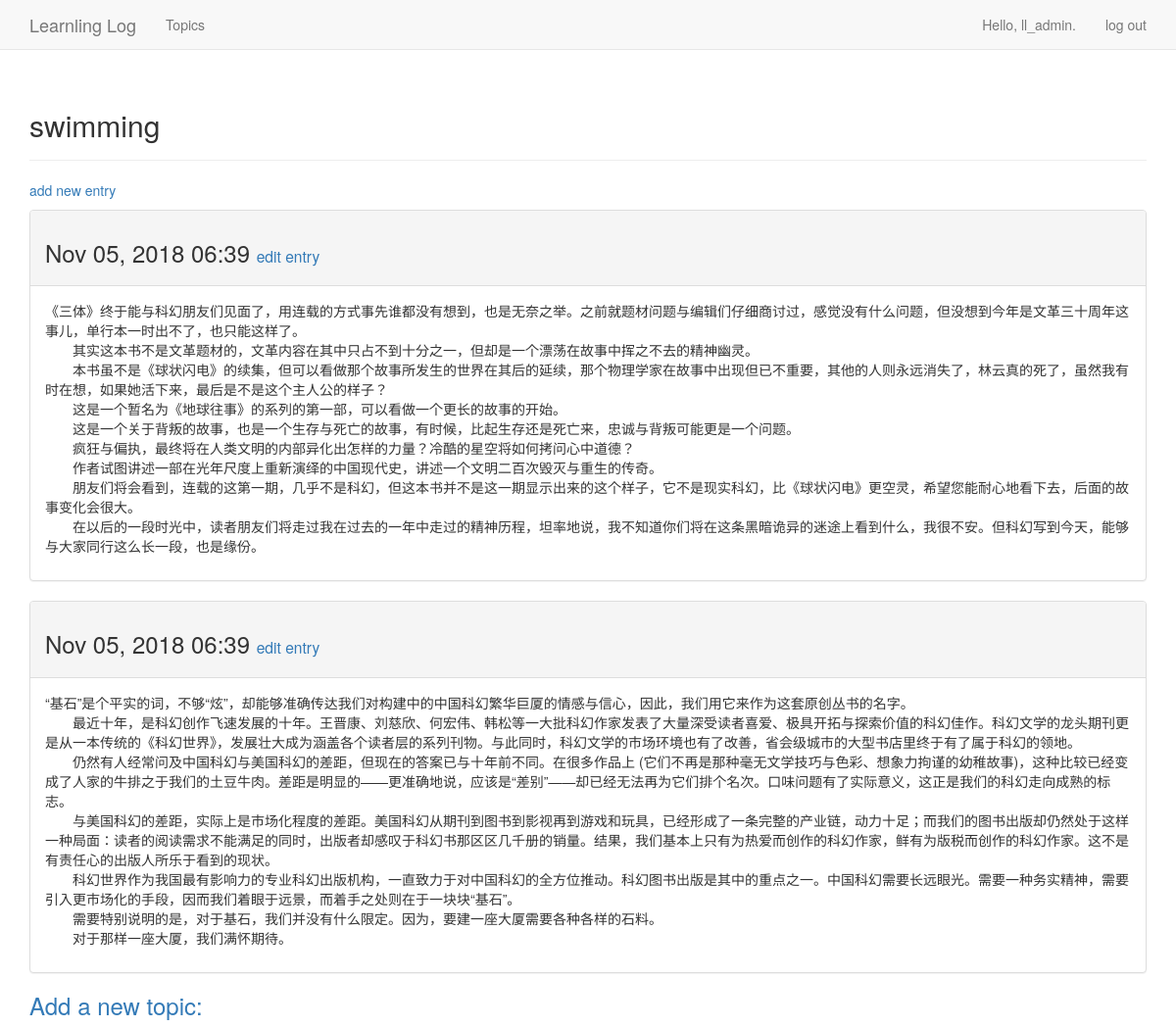
Screenshot of /topics/5/ (signed in) with the database file from the repository.
### learning_logs/models.py (models this page shows, shortened)
class Topic(models.Model):
    text = models.CharField(max_length=200)
    date_added = models.DateTimeField(auto_now_add = True)
    owner = models.ForeignKey(User,on_delete=models.CASCADE,)
    def  __str__(self):
        return self.text

class Entry(models.Model):
    topic = models.ForeignKey(Topic,on_delete=models.CASCADE,)
    text = models.TextField()
    date_added = models.DateTimeField(auto_now_add=True)
    class Meta:
        verbose_name_plural = 'entries'

### learning_logs/views.py (the view)
# urls.py: url(r'^topics/(?P<topic_id>\d+)/$',views.topic,name = 'topic'),
@login_required
def topic(request,topic_id):
    topic = Topic.objects.get(id=topic_id)
    if topic.owner != request.user:
        raise Http404
    entries = topic.entry_set.order_by('-date_added')
    context = {'topic':topic,'entries':entries}
    return render(request,'learning_logs/topic.html',context)

### learning_logs/templates/learning_logs/topic.html
{% extends 'learning_logs/base.html' %}
{% block header %}
<h2>{{ topic }}</h2>
{% endblock header %}
{% block content %}
<p>
    <a href="{% url 'learning_logs:new_entry' topic.id %}">add new entry</a>
</p>
{% for entry in entries %}
<div class="panel panel-default">
    <div class="panel-heading">
        <h3>
            {{ entry.date_added|date:'M d, Y H:i' }}
            <small>
                <a href="{% url 'learning_logs:edit_entry' entry.id %}">
                    edit entry</a>
            </small>
        </h3>
    </div>
    <div class="panel-body">
        {{ entry.text|linebreaks }}
    </div>
</div>
{% empty %}
Theare are no entries ofr this topic yet.
{% endfor %}
<h3>
    <a href="{% url 'learning_logs:new_topic' %}">Add a new topic:</a>
</h3>
{% endblock content %}

### learning_logs/templates/learning_logs/base.html (shortened to what this page needs)
{% load bootstrap3 %}
<!DOCTYPE html>
<html lang = "en">
    <head>
          {% bootstrap_css %}
    </head>
    <body>
        <nav class="navbar navbar-default navbar-static-top">
            <div class = "container">
                <div class="navbar-header">
                    <a class = "navbar-brand" href = "{% url 'learning_logs:index' %}">
                        Learnling Log</a>
                </div>
                <div id = "navbar" class = "navbar-collapse collapse">
                    <ul class = "nav navbar-nav">
                        <li><a href="{% url 'learning_logs:topics' %}">Topics</a></li>
                    </ul>
                    <ul class="nav navbar-nav navbar-right">
                        {% if user.is_authenticated %}
                          <li><a>Hello, {{ user.username}}.</a></li>
                          <li><a href="{% url 'users:logout' %}">log out</a></li>
                        {% else %}
                          <li><a href="{% url 'users:register' %}">register</a></li>
                          <li><a href ="{% url 'users:login' %}">log in</a></li>
                        {% endif %}
                    </ul>
                </div>
            </div>
        </nav>
        <div class = "container">
            <div class="page-header">
                {% block header %}{% endblock header %}
            </div>
            <div>
                {% block content %}{% endblock content %}
            </div>
        </div>
    </body>
</html>

### rows the page displays
Topic: text "swimming"
Entry: date_added "Nov 05, 2018 06:39", text "《三体》终于能与科幻朋友们见面了，用连载的方式事先谁都没有想到，也是无奈之举。之前就题材问题与编辑们仔细商讨过，感觉没有什么问题，但没想到今年是文革三十周年这事儿，单行本一时出不了，也只能这样了。 其实这本书不是文革题材的，文革内容在其中只占不到十分之一，但却是一个漂荡在故事中挥之不去的精神幽灵。 本书虽不是《球状闪电》的续集，但可以看做那个故事所发生的世界在其后的延续，那个物理学家在故事中出现但已不重要，其他的人则永远消失了，林云真的死了，虽然我有时在想，如果她活下来，最后是不是这个主人公的样子？ 这是一个暂名为《地球往事》的系列的第一部，可以看做一个更长的故事的开始。 这是一个关于背叛的故事，也是一个生存与死亡的故事，有时候，比起生存还是死亡来，忠诚与背叛可能更是一个问题。 疯狂与偏执，最终将在人类文明的内部异化出怎样的力量？冷酷的星空将如何拷问心中道德？ 作者试图讲述一部在光年尺度上重新演绎的中国现代史，讲述一个文明二百次毁灭与重生的传奇。 朋友们将会看到，连载的这第一期，几乎不是科幻，但这本书并不是这一期显示出来的这个样子，它不是现实科幻，比《球状闪电》更空灵，希望您能耐心地看下去，后面的故事变化会很大。 在以后的一段时光中，读者朋友们将走过我在过去的一年中走过的精神历程，坦率地说，我不知道你们将在这条黑暗诡异的迷途上看到什么，我很不安。但科幻写到今天，能够与大家同行这么长一段，也是缘份。"
Entry: date_added "Nov 05, 2018 06:39", text "“基石”是个平实的词，不够“炫”，却能够准确传达我们对构建中的中国科幻繁华巨厦的情感与信心，因此，我们用它来作为这套原创丛书的名字。 最近十年，是科幻创作飞速发展的十年。王晋康、刘慈欣、何宏伟、韩松等一大批科幻作家发表了大量深受读者喜爱、极具开拓与探索价值的科幻佳作。科幻文学的龙头期刊更是从一本传统的《科幻世界》，发展壮大成为涵盖各个读者层的系列刊物。与此同时，科幻文学的市场环境也有了改善，省会级城市的大型书店里终于有了属于科幻的领地。 仍然有人经常问及中国科幻与美国科幻的差距，但现在的答案已与十年前不同。在很多作品上 (它们不再是那种毫无文学技巧与色彩、想象力拘谨的幼稚故事)，这种比较已经变成了人家的牛排之于我们的土豆牛肉。差距是明显的——更准确地说，应该是“差别”——却已经无法再为它们排个名次。口味问题有了实际意义，这正是我们的科幻走向成熟的标志。 与美国科幻的差距，实际上是市场化程度的差距。美国科幻从期刊到图书到影视再到游戏和玩具，已经形成了一条完整的产业链，动力十足；而我们的图书出版却仍然处于这样一种局面：读者的阅读需求不能满足的同时，出版者却感叹于科幻书那区区几千册的销量。结果，我们基本上只有为热爱而创作的科幻作家，鲜有为版税而创作的科幻作家。这不是有责任心的出版人所乐于看到的现状。 科幻世界作为我国最有影响力的专业科幻出版机构，一直致力于对中国科幻的全方位推动。科幻图书出版是其中的重点之一。中国科幻需要长远眼光。需要一种务实精神，需要引入更市场化的手段，因而我们着眼于远景，而着手之处则在于一块块“基石”。…"

### other values shown
{{ user.username }} "ll_admin"
